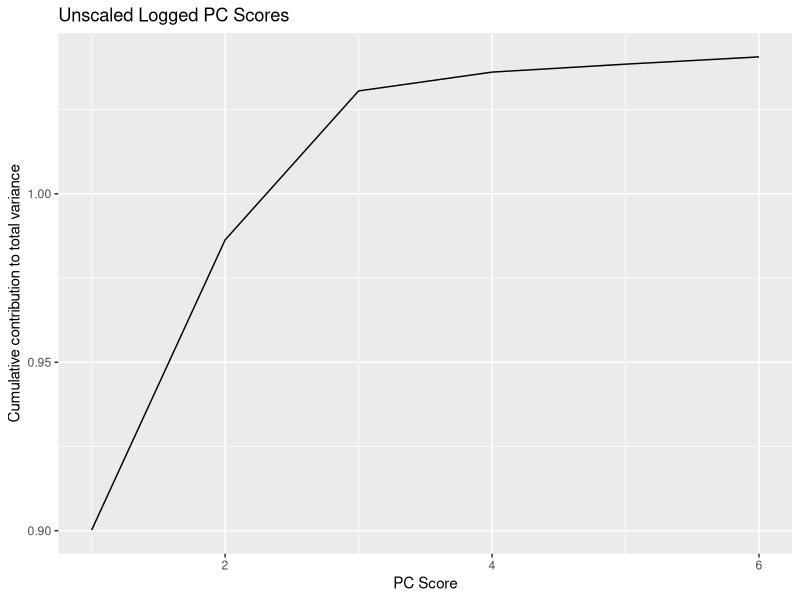
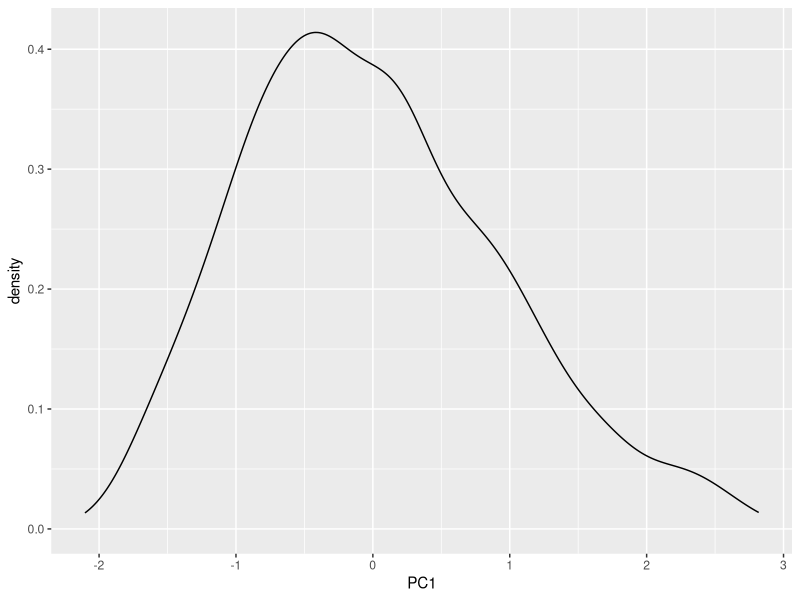

Write R code to recreate these figures, in order. (Note: this script raises an error after producing the figures.)
## ---- chunk 1
knitr::opts_chunk$set(echo = TRUE)
## ---- chunk 2
library(ggplot2)
library(MASS)
library(tidyverse)
library(mvtnorm)
## ---- chunk 3
aircraft_raw <- read.csv("dat/aircraft.csv")

air <- aircraft_raw %>%
  dplyr::select(3:8) %>%
  mutate_all(log10)

head(air)
## ---- chunk 4
pc <- prcomp(air)

## Eigenvectors
pc$rotation
## ---- chunk 5
## Eigenvalues
pc$sdev ^ 2
## ---- chunk 6
cov_mat <- cov(air)
eig <- eigen(cov_mat)
eig$values
eig$vectors
## ---- chunk 7
sum(pc$sdev ** 2)
sum(diag(cov(air)))
## ---- chunk 8
scree_cum_prop_variance <- function(pc_obj, title="") {
  cum_contri <- cumsum(pc_obj$sdev ** 2)
  plot_df <- data.frame(idx = 1:6, cum_contri = cum_contri)
  ggplot(data = plot_df, aes(idx, cum_contri)) +
    geom_line() +
    xlab("PC Score") +
    ylab("Cumulative contribution to total variance") +
    ggtitle(title)
}
## ---- chunk 9
scree_cum_prop_variance(prcomp(air), "Unscaled Logged PC Scores")
## ---- chunk 10
ggplot(data.frame(pc$x), aes(PC1)) +
  geom_density()
## ---- chunk 11
ggplot(data.frame(pc$x), aes(PC1, PC2, color=as.factor(aircraft$Period))) +
  geom_point() +
  geom_density_2d(color=1, alpha=0.5) + ## Density
  labs(color = "Period") ## Label for type of categories
## ---- chunk 12
biplot(pc, col=c("white", "blue"))
